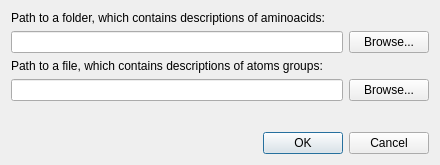
<?xml version="1.0" encoding="UTF-8"?>
<ui version="4.0">
 <class>PDBSettings</class>
 <widget class="QDialog" name="PDBSettings">
  <property name="geometry">
   <rect>
    <x>0</x>
    <y>0</y>
    <width>440</width>
    <height>165</height>
   </rect>
  </property>
  <property name="minimumSize">
   <size>
    <width>440</width>
    <height>165</height>
   </size>
  </property>
  <property name="maximumSize">
   <size>
    <width>440</width>
    <height>165</height>
   </size>
  </property>
  <property name="windowTitle">
   <string>Settings</string>
  </property>
  <layout class="QHBoxLayout" name="horizontalLayout_3">
   <item>
    <layout class="QVBoxLayout" name="verticalLayout">
     <item>
      <widget class="QLabel" name="label">
       <property name="sizePolicy">
        <sizepolicy hsizetype="Minimum" vsizetype="Expanding">
         <horstretch>0</horstretch>
         <verstretch>0</verstretch>
        </sizepolicy>
       </property>
       <property name="text">
        <string>Path to a folder, which contains descriptions of aminoacids:</string>
       </property>
      </widget>
     </item>
     <item>
      <layout class="QHBoxLayout" name="horizontalLayout">
       <item>
        <widget class="QLineEdit" name="FolderPath">
         <property name="sizePolicy">
          <sizepolicy hsizetype="Expanding" vsizetype="Expanding">
           <horstretch>0</horstretch>
           <verstretch>0</verstretch>
          </sizepolicy>
         </property>
        </widget>
       </item>
       <item>
        <widget class="QPushButton" name="ChooseFolderButton">
         <property name="sizePolicy">
          <sizepolicy hsizetype="Minimum" vsizetype="Expanding">
           <horstretch>0</horstretch>
           <verstretch>0</verstretch>
          </sizepolicy>
         </property>
         <property name="text">
          <string>Browse...</string>
         </property>
        </widget>
       </item>
      </layout>
     </item>
     <item>
      <widget class="QLabel" name="label_2">
       <property name="sizePolicy">
        <sizepolicy hsizetype="Minimum" vsizetype="Expanding">
         <horstretch>0</horstretch>
         <verstretch>0</verstretch>
        </sizepolicy>
       </property>
       <property name="text">
        <string>Path to a file, which contains descriptions of atoms groups:</string>
       </property>
      </widget>
     </item>
     <item>
      <layout class="QHBoxLayout" name="horizontalLayout_2">
       <item>
        <widget class="QLineEdit" name="FilePath">
         <property name="sizePolicy">
          <sizepolicy hsizetype="Expanding" vsizetype="Expanding">
           <horstretch>0</horstretch>
           <verstretch>0</verstretch>
          </sizepolicy>
         </property>
        </widget>
       </item>
       <item>
        <widget class="QPushButton" name="ChooseFileButton">
         <property name="sizePolicy">
          <sizepolicy hsizetype="Minimum" vsizetype="Expanding">
           <horstretch>0</horstretch>
           <verstretch>0</verstretch>
          </sizepolicy>
         </property>
         <property name="text">
          <string>Browse...</string>
         </property>
        </widget>
       </item>
      </layout>
     </item>
     <item>
      <spacer name="verticalSpacer">
       <property name="sizePolicy">
        <sizepolicy hsizetype="Minimum" vsizetype="Expanding">
         <horstretch>0</horstretch>
         <verstretch>0</verstretch>
        </sizepolicy>
       </property>
       <property name="orientation">
        <enum>Qt::Vertical</enum>
       </property>
       <property name="sizeHint" stdset="0">
        <size>
         <width>20</width>
         <height>40</height>
        </size>
       </property>
      </spacer>
     </item>
     <item>
      <widget class="QDialogButtonBox" name="buttonBox">
       <property name="sizePolicy">
        <sizepolicy hsizetype="Expanding" vsizetype="Expanding">
         <horstretch>0</horstretch>
         <verstretch>0</verstretch>
        </sizepolicy>
       </property>
       <property name="orientation">
        <enum>Qt::Horizontal</enum>
       </property>
       <property name="standardButtons">
        <set>QDialogButtonBox::Cancel|QDialogButtonBox::Ok</set>
       </property>
      </widget>
     </item>
    </layout>
   </item>
  </layout>
 </widget>
 <resources/>
 <connections>
  <connection>
   <sender>buttonBox</sender>
   <signal>accepted()</signal>
   <receiver>PDBSettings</receiver>
   <slot>accept()</slot>
   <hints>
    <hint type="sourcelabel">
     <x>248</x>
     <y>254</y>
    </hint>
    <hint type="destinationlabel">
     <x>157</x>
     <y>274</y>
    </hint>
   </hints>
  </connection>
  <connection>
   <sender>buttonBox</sender>
   <signal>rejected()</signal>
   <receiver>PDBSettings</receiver>
   <slot>reject()</slot>
   <hints>
    <hint type="sourcelabel">
     <x>316</x>
     <y>260</y>
    </hint>
    <hint type="destinationlabel">
     <x>286</x>
     <y>274</y>
    </hint>
   </hints>
  </connection>
 </connections>
</ui>
